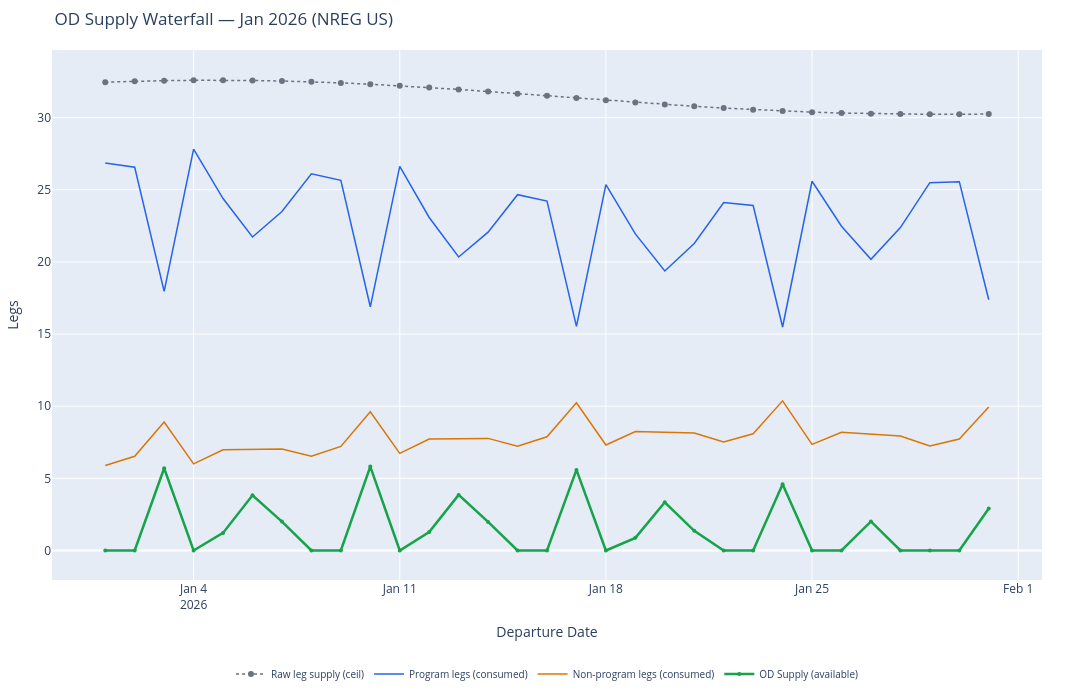

Notebook cell for this chart:
### Code cell
import sys
sys.path.append("../src")

from supply import compute_od_supply
import polars as pl
from pathlib import Path
import plotly.graph_objects as go

PROCESSED_DIR = Path("../data/processed")

# ── run with MVP defaults (currentOD = 0) ─────────────────────────
df_supply = compute_od_supply(
    processed_dir=PROCESSED_DIR,
    solve_date="2025-12-31",
    current_od_bookings={}
)

print("── Jan 2026 OD Supply Forecast ──")
print(df_supply)
print(f"\nMean OD Supply (Jan 2026):           {df_supply['od_supply'].mean():.2f} legs/day")
print(f"Min  OD Supply:                      {df_supply['od_supply'].min():.2f}")
print(f"Max  OD Supply:                      {df_supply['od_supply'].max():.2f}")
print(f"\nMean raw_leg_supply:                 {df_supply['raw_leg_supply_fc'].mean():.2f}")
print(f"Mean program consumed:               {df_supply['program_live_legs_fc'].mean():.2f}")
print(f"Mean non-program consumed:           {df_supply['non_program_live_legs_fc'].mean():.2f}")

# ── sanity check: supply should be positive always ────────────────
neg = df_supply.filter(pl.col("od_supply") <= 0)
print(f"\nDays with zero/negative supply: {len(neg)} (expect 0 or very few)")

# ── visualise the supply waterfall ───────────────────────────────
dates = df_supply["date"].to_list()

fig = go.Figure()

fig.add_trace(go.Scatter(
    x=dates, y=df_supply["raw_leg_supply_fc"].to_list(),
    mode="lines+markers", name="Raw leg supply (ceil)",
    line=dict(color="#6b7280", width=1.5, dash="dot")
))
fig.add_trace(go.Scatter(
    x=dates, y=df_supply["program_live_legs_fc"].to_list(),
    mode="lines", name="Program legs (consumed)",
    line=dict(color="#2563eb", width=1.5)
))
fig.add_trace(go.Scatter(
    x=dates, y=df_supply["non_program_live_legs_fc"].to_list(),
    mode="lines", name="Non-program legs (consumed)",
    line=dict(color="#d97706", width=1.5)
))
fig.add_trace(go.Scatter(
    x=dates, y=df_supply["od_supply"].to_list(),
    mode="lines+markers", name="OD Supply (available)",
    line=dict(color="#16a34a", width=2.5),
    marker=dict(size=4)
))

fig.update_layout(
    title="OD Supply Waterfall — Jan 2026 (NREG US)",
    xaxis_title="Departure Date",
    yaxis_title="Legs",
    width=1200, height=700,
    margin=dict(l=50, r=50, t=50, b=120),
    legend=dict(
        orientation="h", yanchor="top",
        y=-0.15, xanchor="center", x=0.5,
        font=dict(size=10)
    )
)
fig.show()

# ── save ─────────────────────────────────────────────────────────
df_supply.write_parquet(PROCESSED_DIR / "jan2026_od_supply.parquet")
print("\n✅ Saved → data/processed/jan2026_od_supply.parquet")

### Figure 1 — Plotly figure (JSON) as saved in the notebook; plotly's stock layout.template omitted (floating-point values rounded to 4 significant figures)
{"data": [{"line": {"color": "#6b7280", "dash": "dot", "width": 1.5}, "mode": "lines+markers", "name": "Raw leg supply (ceil)", "type": "scatter", "x": ["2026-01-01T00:00:00", "2026-01-02T00:00:00", "2026-01-03T00:00:00", "2026-01-04T00:00:00", "2026-01-05T00:00:00", "2026-01-06T00:00:00", "2026-01-07T00:00:00", "2026-01-08T00:00:00", "2026-01-09T00:00:00", "2026-01-10T00:00:00", "2026-01-11T00:00:00", "2026-01-12T00:00:00", "2026-01-13T00:00:00", "2026-01-14T00:00:00", "2026-01-15T00:00:00", "2026-01-16T00:00:00", "2026-01-17T00:00:00", "2026-01-18T00:00:00", "2026-01-19T00:00:00", "2026-01-20T00:00:00", "2026-01-21T00:00:00", "2026-01-22T00:00:00", "2026-01-23T00:00:00", "2026-01-24T00:00:00", "2026-01-25T00:00:00", "2026-01-26T00:00:00", "2026-01-27T00:00:00", "2026-01-28T00:00:00", "2026-01-29T00:00:00", "2026-01-30T00:00:00", "2026-01-31T00:00:00"], "y": [32.46, 32.52, 32.56, 32.59, 32.59, 32.57, 32.54, 32.48, 32.41, 32.31, 32.21, 32.09, 31.95, 31.81, 31.66, 31.51, 31.36, 31.2, 31.05, 30.91, 30.78, 30.66, 30.55, 30.46, 30.38, 30.32, 30.27, 30.24, 30.23, 30.23, 30.25]}, {"line": {"color": "#2563eb", "width": 1.5}, "mode": "lines", "name": "Program legs (consumed)", "type": "scatter", "x": ["2026-01-01T00:00:00", "2026-01-02T00:00:00", "2026-01-03T00:00:00", "2026-01-04T00:00:00", "2026-01-05T00:00:00", "2026-01-06T00:00:00", "2026-01-07T00:00:00", "2026-01-08T00:00:00", "2026-01-09T00:00:00", "2026-01-10T00:00:00", "2026-01-11T00:00:00", "2026-01-12T00:00:00", "2026-01-13T00:00:00", "2026-01-14T00:00:00", "2026-01-15T00:00:00", "2026-01-16T00:00:00", "2026-01-17T00:00:00", "2026-01-18T00:00:00", "2026-01-19T00:00:00", "2026-01-20T00:00:00", "2026-01-21T00:00:00", "2026-01-22T00:00:00", "2026-01-23T00:00:00", "2026-01-24T00:00:00", "2026-01-25T00:00:00", "2026-01-26T00:00:00", "2026-01-27T00:00:00", "2026-01-28T00:00:00", "2026-01-29T00:00:00", "2026-01-30T00:00:00", "2026-01-31T00:00:00"], "y": [26.86, 26.56, 17.96, 27.82, 24.39, 21.73, 23.49, 26.11, 25.65, 16.89, 26.62, 23.08, 20.34, 22.06, 24.66, 24.22, 15.53, 25.35, 21.94, 19.37, 21.28, 24.11, 23.91, 15.49, 25.59, 22.47, 20.18, 22.38, 25.49, 25.56, 17.38]}, {"line": {"color": "#d97706", "width": 1.5}, "mode": "lines", "name": "Non-program legs (consumed)", "type": "scatter", "x": ["2026-01-01T00:00:00", "2026-01-02T00:00:00", "2026-01-03T00:00:00", "2026-01-04T00:00:00", "2026-01-05T00:00:00", "2026-01-06T00:00:00", "2026-01-07T00:00:00", "2026-01-08T00:00:00", "2026-01-09T00:00:00", "2026-01-10T00:00:00", "2026-01-11T00:00:00", "2026-01-12T00:00:00", "2026-01-13T00:00:00", "2026-01-14T00:00:00", "2026-01-15T00:00:00", "2026-01-16T00:00:00", "2026-01-17T00:00:00", "2026-01-18T00:00:00", "2026-01-19T00:00:00", "2026-01-20T00:00:00", "2026-01-21T00:00:00", "2026-01-22T00:00:00", "2026-01-23T00:00:00", "2026-01-24T00:00:00", "2026-01-25T00:00:00", "2026-01-26T00:00:00", "2026-01-27T00:00:00", "2026-01-28T00:00:00", "2026-01-29T00:00:00", "2026-01-30T00:00:00", "2026-01-31T00:00:00"], "y": [5.89, 6.53, 8.9, 6, 6.98, 7.02, 7.04, 6.53, 7.21, 9.61, 6.73, 7.72, 7.76, 7.77, 7.23, 7.88, 10.24, 7.31, 8.24, 8.2, 8.14, 7.52, 8.09, 10.37, 7.35, 8.19, 8.08, 7.93, 7.24, 7.73, 9.95]}, {"line": {"color": "#16a34a", "width": 2.5}, "marker": {"size": 4}, "mode": "lines+markers", "name": "OD Supply (available)", "type": "scatter", "x": ["2026-01-01T00:00:00", "2026-01-02T00:00:00", "2026-01-03T00:00:00", "2026-01-04T00:00:00", "2026-01-05T00:00:00", "2026-01-06T00:00:00", "2026-01-07T00:00:00", "2026-01-08T00:00:00", "2026-01-09T00:00:00", "2026-01-10T00:00:00", "2026-01-11T00:00:00", "2026-01-12T00:00:00", "2026-01-13T00:00:00", "2026-01-14T00:00:00", "2026-01-15T00:00:00", "2026-01-16T00:00:00", "2026-01-17T00:00:00", "2026-01-18T00:00:00", "2026-01-19T00:00:00", "2026-01-20T00:00:00", "2026-01-21T00:00:00", "2026-01-22T00:00:00", "2026-01-23T00:00:00", "2026-01-24T00:00:00", "2026-01-25T00:00:00", "2026-01-26T00:00:00", "2026-01-27T00:00:00", "2026-01-28T00:00:00", "2026-01-29T00:00:00", "2026-01-30T00:00:00", "2026-01-31T00:00:00"], "y": [0, 0, 5.702, 0, 1.22, 3.824, 2.007, 0, 0, 5.814, 0, 1.285, 3.852, 1.98, 0, 0, 5.585, 0, 0.875, 3.344, 1.362, 0, 0, 4.598, 0, 0, 2.012, 0, 0, 0, 2.917]}], "layout": {"height": 700, "legend": {"font": {"size": 10}, "orientation": "h", "x": 0.5, "xanchor": "center", "y": -0.15, "yanchor": "top"}, "margin": {"b": 120, "l": 50, "r": 50, "t": 50}, "title": {"text": "OD Supply Waterfall — Jan 2026 (NREG US)"}, "width": 1200, "xaxis": {"title": {"text": "Departure Date"}}, "yaxis": {"title": {"text": "Legs"}}}}
